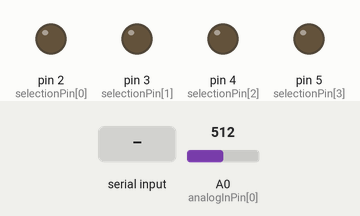
Bench run of a sketch on a simulated Arduino Uno, built with avr-gcc and run on an emulated ATmega328P. Shown: output pins drawn as LEDs (lit = HIGH). The inputs (shaded band) are chosen by the test bench; at power-on: A0 (analogInPin[0]) = 512. What the sketch prints to the serial monitor is not drawn.

Above: at 1.2 s.
1.3 s: "a90\n" received over Serial
At 2.3 s:
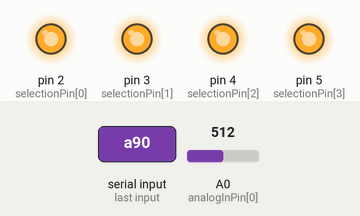
Timing chart, 0 to 4.3 s (numbered marks = the images above; inputs shaded):
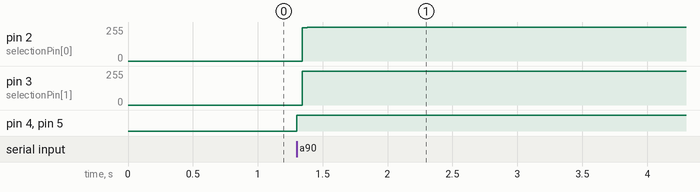

Measured:
- after the input at 1.3 s, pin 2 (selectionPin[0]), pin 3 (selectionPin[1]): 0/255 → 255/255 at once; pin 4 (selectionPin[2]), pin 5 (selectionPin[3]): LOW → HIGH at once

The sketch:

Mini_GaussSense_V1.ino
```cpp
// (licence header left out)
#include <Servo.h>

/*  If using 4 Mini GaussSense modules (e.g. forming a 2x2 grid), the values should be changed as follows:
 *  const int MINI_GAUSSSENSE_AMOUNT = 4;     //Specify the amount of the modules in use.
 *  const int analogInPin[] = {A0,A1,A2,A3};  //Specify the corresponding pins of each module in use.
 */
const int MINI_GAUSSSENSE_AMOUNT = 1;     //Set the amount of Mini GaussSense
const int analogInPin[]   = {A0};           //Set the analog pins used
const int selectionPin[]  = {2, 3, 4, 5};  //Set the selection pins used

int sensorVal[16 * MINI_GAUSSSENSE_AMOUNT];
Servo myservo;

void setup()
{
  Serial.begin(115200);
  for (int i = 0 ; i < 4 ; i++) pinMode(selectionPin[i], OUTPUT);
}

void loop()
{
  if (checkSerialPort()) {
    getGaussSenseData();  // Get data from all GaussSense modules
    sendGaussSenseData(); // Write data to the serial port

    /* If using additional digital pin(s) for input (e.g., reading a button from pin 7 [x1.DigitalInput])
      int digitalInPin = 7;
      int v = digitalRead(digitalInPin); // Digital read value from button
      Serial.write(v);                   // Write button value to serial port
    */

    /* If using additional analog pin(s) for input (e.g., reading a potentiometer from pin A4 [x2.AnalogInput])
      int analogInPin = A4;
      int v = analogRead(analogInPin);    // Digital read value from button
      v = map(v,0,1023,-128,127);         // Write resistor value to serial port
      Serial.write(v);                    // Write button value to serial port
    */
  }
}

boolean checkSerialPort() { //Function for checking the serial commands
  boolean sendData = false;
  while (Serial.available()) {
    char inChar = (char)Serial.read();
    if (inChar == 'a') sendData = true; //read
    if (inChar == 'w') { //write
      String str = Serial.readStringUntil('\n');
      if ( (str.length() >= 4) && (str[0] == 'd') ) { //digital write
        pinMode((str[1] - '0') * 10 + (str[2] - '0'), OUTPUT);
        digitalWrite((str[1] - '0') * 10 + (str[2] - '0'), (str[3] - '0'));
      }
      if ( (str.length() >= 6) && (str[0] == 'a') ) { //analog write
        pinMode((str[1] - '0') * 10 + (str[2] - '0'), OUTPUT);
        int v = (str[3] - '0') * 100 + (str[4] - '0') * 10 + (str[5] - '0');
        if (v >= 0 && v <= 255) analogWrite((str[1] - '0') * 10 + (str[2] - '0'), v);
      }
      if ( (str.length() >= 6) && (str[0] == 's') ) {//servo write
        myservo.attach((str[1] - '0') * 10 + (str[2] - '0'));
        int v = (str[3] - '0') * 100 + (str[4] - '0') * 10 + (str[5] - '0');
        if (v >= 0 && v < 180) myservo.write(v);
      }
    }
  }
  return sendData;
}

void getGaussSenseData() { //Function for getting data from all GaussSense modules
  int muxBits[4];
  for (int x = 0; x < 16; x++) {
    for (int i = 0; i < 4; i++) {
      muxBits[i] = (x >> i) & 0x01;
      digitalWrite(selectionPin[i], muxBits[i]);
    }
    for (int y = 0; y < MINI_GAUSSSENSE_AMOUNT ; y++) {
      int v = analogRead(analogInPin[y]) - 512;
      sensorVal[x + y * 16] = constrain(v, -127, 127);
    }
  }
}

void sendGaussSenseData(){ //Function for writing data to the serial port
  for (int i = 0; i < 16 * MINI_GAUSSSENSE_AMOUNT; i++) Serial.write(sensorVal[i]);
}
```
